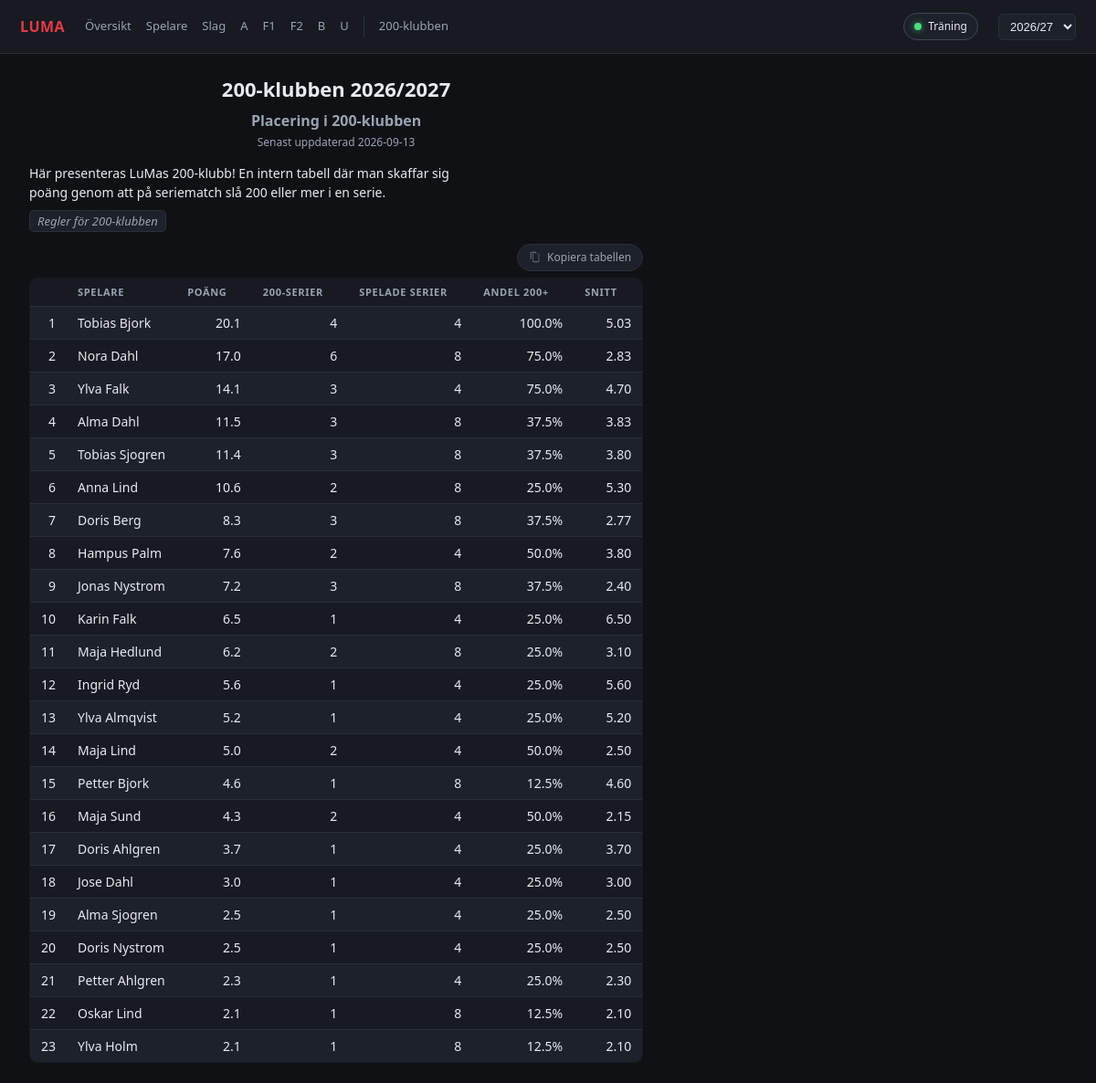
The app's page /200-klubben with its own data.
### tables this page shows
CREATE TABLE bits_result (
    match_id INTEGER NOT NULL, lic TEXT NOT NULL, player TEXT, side TEXT,
    g1 INTEGER, g2 INTEGER, g3 INTEGER, g4 INTEGER,
    hcp INTEGER, total INTEGER, series INTEGER,
    lane_point REAL, rank_points REAL, place INTEGER,
    PRIMARY KEY (match_id, lic)
);

### web/app.py (the view)
@app.route("/200-klubben")
def club200():
    s = season_arg()
    rows = q("""
        SELECT r.lic, r.player, m.played_at, r.g1, r.g2, r.g3, r.g4
        FROM bits_result r JOIN bits_match m ON m.match_id = r.match_id
        WHERE m.season = ?
          AND ((r.side='H' AND m.home LIKE ?) OR (r.side='A' AND m.away LIKE ?))
        ORDER BY m.played_at
    """, s, CLUB, CLUB)
    by_lic, latest = {}, ""
    for r in rows:
        d = by_lic.setdefault(r["lic"], {"lic": r["lic"], "player": r["player"],
                                         "points": 0.0, "n": 0, "played": 0})
        for g in (r["g1"], r["g2"], r["g3"], r["g4"]):
            if not g:
                continue
            d["played"] += 1
            latest = max(latest, r["played_at"][:10])
            if g >= CLUB_200:
                d["points"] += klubb_points(g)
                d["n"] += 1
    table = sorted((d for d in by_lic.values() if d["n"]),
                   key=lambda d: (-d["points"], -d["n"], d["player"]))
    for d in table:
        d["avg"] = d["points"] / d["n"]
        d["rate"] = pct(d["n"], d["played"]) or 0
    return render_template("club200.html", season=s, table=table,
                           updated=latest, mark=CLUB_200)

### collector/store.py (called while the page is built)
def connect():
    DB.parent.mkdir(parents=True, exist_ok=True)
    con = sqlite3.connect(DB)
    con.row_factory = sqlite3.Row
    con.executescript(SCHEMA)
    return con

### web/app.py (called while the page is built)
def pct(a, b):
    return (100.0 * a / b) if b else None

def q(sql, *args):
    return connect().execute(sql, args).fetchall()

def seasons():
    rows = q("SELECT DISTINCT season FROM bits_match ORDER BY season DESC")
    return [r["season"] for r in rows]

def season_arg():
    ss = seasons()
    want = request.args.get("season", type=int)
    return want if want in ss else (ss[0] if ss else None)

def label(season):
    return f"{season}/{str(season + 1)[2:]}"

def show_practice():
    v = request.args.get("practice")
    return v not in ("0", "false", "no")

def urval_scope():
    return URVAL_SCOPES.get(request.endpoint or "")

def _parse_last(v):
    v = (v or "").strip().lower()
    return int(v) if v.isdigit() and int(v) > 0 else None

def last_arg():
    v = request.args.get("last")
    if v is None:
        scope = urval_scope()
        v = request.cookies.get(f"{URVAL_COOKIE}_{scope}") if scope else None
    return _parse_last(v)

def qargs(season=None, practice=None, last=None):
    season = season_arg() if season is None else season
    practice = show_practice() if practice is None else practice
    q = f"?season={season}"
    if not practice:
        q += "&practice=0"
    if last:
        q += f"&last={last}"
    return q

@app.after_request
def remember_urval(resp):
    path = URL_PREFIX or "/"
    scope = urval_scope()
    v = (request.args.get("last") or "").strip().lower()
    if scope and (v == "alla" or _parse_last(v)):
        resp.set_cookie(f"{URVAL_COOKIE}_{scope}", v, max_age=365 * 24 * 3600,
                        path=path, samesite="Lax")
    if URVAL_COOKIE in request.cookies:      # the old shared setting
        resp.delete_cookie(URVAL_COOKIE, path=path)
    return resp

@app.template_filter("team")
def team_label(name):
    if not name:
        return name
    n = name.strip()
    if " – " in n:
        return " – ".join(team_label(part) for part in n.split(" – "))
    if not n.startswith(CLUB_PREFIX):
        return n
    return f"{CLUB_LABEL} {n[len(CLUB_PREFIX):].strip() or 'A'}"

def klubb_points(score):
    return 30.0 if score >= 300 else 2 + (score - 200) / 10.0

### web/templates/club200.html (shortened to what this page needs)
{% extends "base.html" %}
{% block body %}
<div class="k200">
  <div class="k200-h1">200-klubben {{ season_label(season) | replace('/', '/20') }}</div>
  <div class="k200-h2">Placering i 200-klubben</div>
  {% if updated %}
    <div class="k200-upd" title="Datum för den senaste seriematchen som räknats in">
      Senast uppdaterad {{ updated }}</div>
  {% endif %}
  <p class="k200-lead">Här presenteras LuMas 200-klubb! En intern tabell där man
    skaffar sig poäng genom att på seriematch slå {{ mark }} eller mer i en serie.</p>
  <details class="k200-details">
    <summary><span class="showInfo">Regler för 200-klubben</span></summary>
  </details>
  {% if table %}
  <div class="k200-tools">
    <button type="button" class="btn" data-copy="#tab200"
            title="Kopierar tabellen som text, utan länkar – klistra in var som helst">
      <svg viewBox="0 0 16 16" aria-hidden="true"><path d="M10 1H4a2 2 0 0 0-2 2v8h1.5V3A.5.5 0 0 1 4 2.5h6V1Zm2.5 2H6.5A1.5 1.5 0 0 0 5 4.5v9A1.5 1.5 0 0 0 6.5 15h6a1.5 1.5 0 0 0 1.5-1.5v-9A1.5 1.5 0 0 0 12.5 3Zm0 10.5h-6a.5.5 0 0 1-.5-.5v-9a.5.5 0 0 1 .5-.5h6a.5.5 0 0 1 .5.5v9a.5.5 0 0 1-.5.5Z"/></svg>
      <span class="copylabel">Kopiera tabellen</span>
    </button>
  </div>
  <table id="tab200" class="table200 sortable">
    <thead><tr>
      <th></th>
      <th class="firstCol" data-col data-type="text">Spelare</th>
      <th data-col>Poäng</th>
      <th data-col>{{ mark }}-serier</th>
      <th data-col>Spelade serier</th>
      <th data-col title="Andel av spelarens serier som nådde {{ mark }}">Andel {{ mark }}+</th>
      <th data-col>Snitt</th>
    </tr></thead>
    <tbody>
    {% for p in table %}
      <tr>
        <td>{{ loop.index }}</td>
        <td class="firstCol" data-v="{{ p['player'] }}"><a
            href="{{ B }}/player/{{ p['lic'] }}{{ qargs() }}">{{ p['player'] }}</a></td>
        <td data-v="{{ p['points'] }}">{{ '%.1f' | format(p['points']) }}</td>
        <td data-v="{{ p['n'] }}">{{ p['n'] }}</td>
        <td data-v="{{ p['played'] }}">{{ p['played'] }}</td>
        <td data-v="{{ p['rate'] }}">{{ '%.1f' | format(p['rate']) }}%</td>
        <td data-v="{{ p['avg'] }}">{{ '%.2f' | format(p['avg']) }}</td>
      </tr>
    {% endfor %}
    </tbody>
  </table>
  {% else %}
  <div class="panel"><p class="note">Ingen har nått {{ mark }} den här säsongen ännu.</p></div>
  {% endif %}
</div>
{% endblock %}

### web/templates/base.html (style rules this page uses)
:root { --bg:#0f1115; --panel:#171a21; --panel2:#1d212a; --line:#2a2f3a; --ink:#e8eaf0; --muted:#9aa3b2; --accent:#e63946; --good:#4ade80; --warn:#fbbf24; }
* { box-sizing:border-box }
body { margin:0;background:var(--bg);color:var(--ink); font:14px/1.5 "Segoe UI",system-ui,-apple-system,sans-serif }
a { color:inherit;text-decoration:none }
.k200 { width:fit-content;max-width:100% }
.k200-h1 { font-size:22px;font-weight:700;text-align:center;color:var(--ink);margin-bottom:6px }
.k200-h2 { font-size:16px;font-weight:700;text-align:center;color:var(--muted);margin-bottom:3px }
.k200-upd { font-size:12px;text-align:center;color:var(--muted);margin-bottom:14px }
.k200-lead { margin:0 0 10px;max-width:62ch }
.k200-details { margin-bottom:14px }
.k200-details summary { list-style:none;cursor:pointer }
.showInfo { font-style:italic;background:var(--panel2);border:1px solid var(--line); border-radius:5px;padding:2px 8px;font-size:13px;color:var(--muted) }
.k200-tools { display:flex;justify-content:flex-end;margin-bottom:7px }
button.btn { font:inherit;font-size:12px;cursor:pointer }
.table200 { border-collapse:collapse;font-variant-numeric:tabular-nums; background:var(--panel);border:1px solid var(--line);border-radius:9px; overflow:hidden }
.table200 th,.table200 td { text-align:right;padding:7px 12px;white-space:nowrap; border-bottom:1px solid var(--line) }
.table200 .firstCol { text-align:left }
.table200 thead th { font-size:11px;text-transform:uppercase;letter-spacing:.06em; color:var(--muted);font-weight:600 }
.table200 tbody tr:nth-child(odd) { background:var(--panel2) }
.table200 tbody tr:last-child td { border-bottom:0 }
table { width:100%;border-collapse:collapse;font-variant-numeric:tabular-nums }
th { font-size:11px;text-transform:uppercase;letter-spacing:.06em;color:var(--muted); text-align:left;padding:9px 12px;border-bottom:1px solid var(--line);white-space:nowrap;font-weight:600 }
td { padding:8px 12px;border-bottom:1px solid #21252e;white-space:nowrap }
tr:last-child td { border-bottom:0 }
th.sortable { cursor:pointer;user-select:none }
th.sortable::after { content:"↑";margin-left:5px;visibility:hidden;font-size:11px }
.btn { display:inline-flex;align-items:center;gap:7px;padding:5px 12px;border-radius:20px; border:1px solid var(--line);background:var(--panel2);color:var(--muted);font-size:12px }
.btn svg { width:13px;height:13px;fill:#5b6478;transition:fill .15s }

### records on screen
bits_result: player "Tobias Bjork", points "20.1", n "4", played "4", rate "100.0", avg "5.03"
bits_result: player "Nora Dahl", points "17.0", n "6", played "8", rate "75.0", avg "2.83"
bits_result: player "Ylva Falk", points "14.1", n "3", played "4", rate "75.0", avg "4.70"
bits_result: player "Alma Dahl", points "11.5", n "3", played "8", rate "37.5", avg "3.83"
bits_result: player "Tobias Sjogren", points "11.4", n "3", played "8", rate "37.5", avg "3.80"
bits_result: player "Anna Lind", points "10.6", n "2", played "8", rate "25.0", avg "5.30"
bits_result: player "Doris Berg", points "8.3", n "3", played "8", rate "37.5", avg "2.77"
bits_result: player "Hampus Palm", points "7.6", n "2", played "4", rate "50.0", avg "3.80"
bits_result: player "Jonas Nystrom", points "7.2", n "3", played "8", rate "37.5", avg "2.40"
bits_result: player "Karin Falk", points "6.5", n "1", played "4", rate "25.0", avg "6.50"
bits_result: player "Maja Hedlund", points "6.2", n "2", played "8", rate "25.0", avg "3.10"
bits_result: player "Ingrid Ryd", points "5.6", n "1", played "4", rate "25.0", avg "5.60"
bits_result: player "Ylva Almqvist", points "5.2", n "1", played "4", rate "25.0", avg "5.20"
bits_result: player "Maja Lind", points "5.0", n "2", played "4", rate "50.0", avg "2.50"
bits_result: player "Petter Bjork", points "4.6", n "1", played "8", rate "12.5", avg "4.60"
bits_result: player "Maja Sund", points "4.3", n "2", played "4", rate "50.0", avg "2.15"
bits_result: player "Doris Ahlgren", points "3.7", n "1", played "4", rate "25.0", avg "3.70"
bits_result: player "Jose Dahl", points "3.0", n "1", played "4", rate "25.0", avg "3.00"
bits_result: player "Alma Sjogren", points "2.5", n "1", played "4", rate "25.0", avg "2.50"
bits_result: player "Doris Nystrom", points "2.5", n "1", played "4", rate "25.0", avg "2.50"
bits_result: player "Petter Ahlgren", points "2.3", n "1", played "4", rate "25.0", avg "2.30"
bits_result: player "Oskar Lind", points "2.1", n "1", played "8", rate "12.5", avg "2.10"
bits_result: player "Ylva Holm", points "2.1", n "1", played "8", rate "12.5", avg "2.10"

### other values on screen
{{ tname | team | replace(club_label + ' ', '') }} "A" "F1" "F2" "B" "U"
{{ season_label(season) | replace('/', '/20') }} "2026/2027"
{{ updated }} "2026-09-13"
{{ mark }} "200"
form field value "2026/27"
